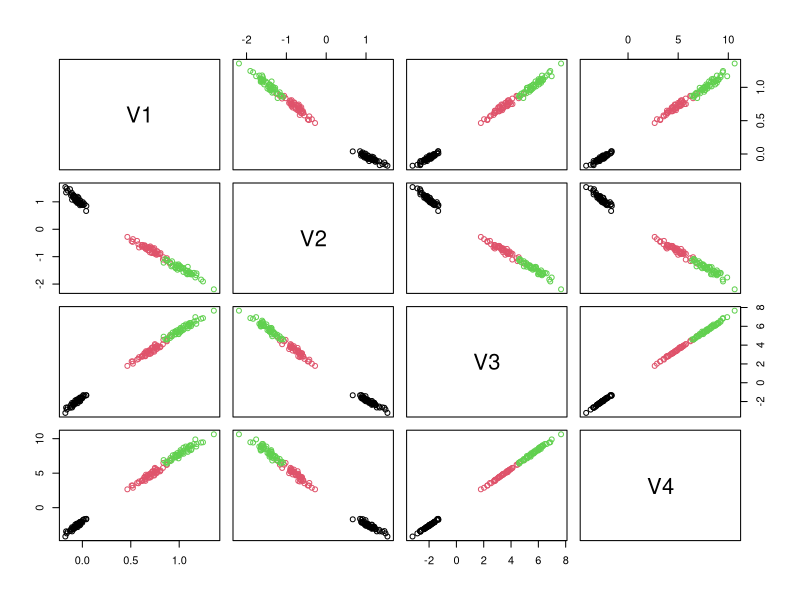

R code for this plot:
library(tidyverse)
# NCA
nca <- function( x
                 , labels
                 , A_init = diag(ncol(x))
                 , N_iter=1e2
                 , learning_rate = 0.01
){
  x <- as.matrix(x)
  #labels <- as.factor(labels)
  
  A <- A_init
  
  N <- nrow(x)
  stopifnot(NROW(x) == length(labels))
  
  p <- numeric(N)
  p_cum <- numeric(N_iter)
  for (it in seq_len(N_iter)){
    for (i in seq_len(N)){
      # softmax, with LOO
      D <- tcrossprod(A, x)       # (dA, N)
      D <- (D - as.numeric(D[,i]))
      p_ik <- exp(-colSums(D*D))       # (N)
      
      p_ik[i] <- 0
      softmax <- sum(p_ik)
      if (softmax > .Machine$double.eps){
        p_ik <- p_ik/sum(p_ik)             # (N)
      }
      # end softmax
      
      # neighbors that predict the correct label
      correct_label <- labels == labels[i]  # (N)
      
      p[i] <- sum(p_ik[correct_label])
      d    <- t(t(x) - as.numeric(x[i,]))  # (N, dx)
      pd <- p_ik * d                    # (N, dx)
      
      g <- (p[i]*crossprod(d, pd)) - crossprod(d[correct_label,], pd[correct_label,]) # (dx, dx)
      A <- A + learning_rate * (A %*% g) # (dx, dA)

    }
    p_cum[it] <- sum(p)
  }
  
  list( A = A
        , p = p
        , A_norm = A/A[1,1]
        , p_cum=p_cum
  )
}

scaling <- function(x){
  x_min <- apply(x, 2, min)
  x <- sweep(x, 1, x_min)
  x_max <- apply(x, 2, max)
  diag(1/(x_max))
}

#Applying NCA
x <- iris[1:4]
x <- as.matrix(x)
labels <- iris[[5]]
A <- diag(ncol(x))
A <- scaling(x)
result <- nca(x=x, labels = labels, A_init = A, N_iter = 200, learning_rate = 1e-2)
result$A_norm
#
# # 2d projection
x_2d <- t(tcrossprod(result$A, x))
x_2d <- as.data.frame(x_2d)

plot(x_2d, col=iris$Species)

Species=iris[5]
new=cbind(Species,x_2d)

#Splitting data into training and test set
install.packages('caTools') 
library(caTools) 

set.seed(123) 
split = sample.split(new, SplitRatio = 0.75) 

training_set = subset(new, split == TRUE) 
test_set = subset(new, split == FALSE) 

train.data=training_set[,1:5]
test.data=test_set[,2:5]
y=test_set[1]

#Using decision tree for classification
install.packages("rpart")
library(rpart)
rpart.model <- rpart(Species ~ .,data = train.data, method = "class")
rpart.model

rpart.prediction <- predict(rpart.model, test.data, type='class')

#Confusion Matrix
confMat <- table(test_set$Species,rpart.prediction)
confMat
#Accuracy
sum(diag(confMat))/sum(confMat)
